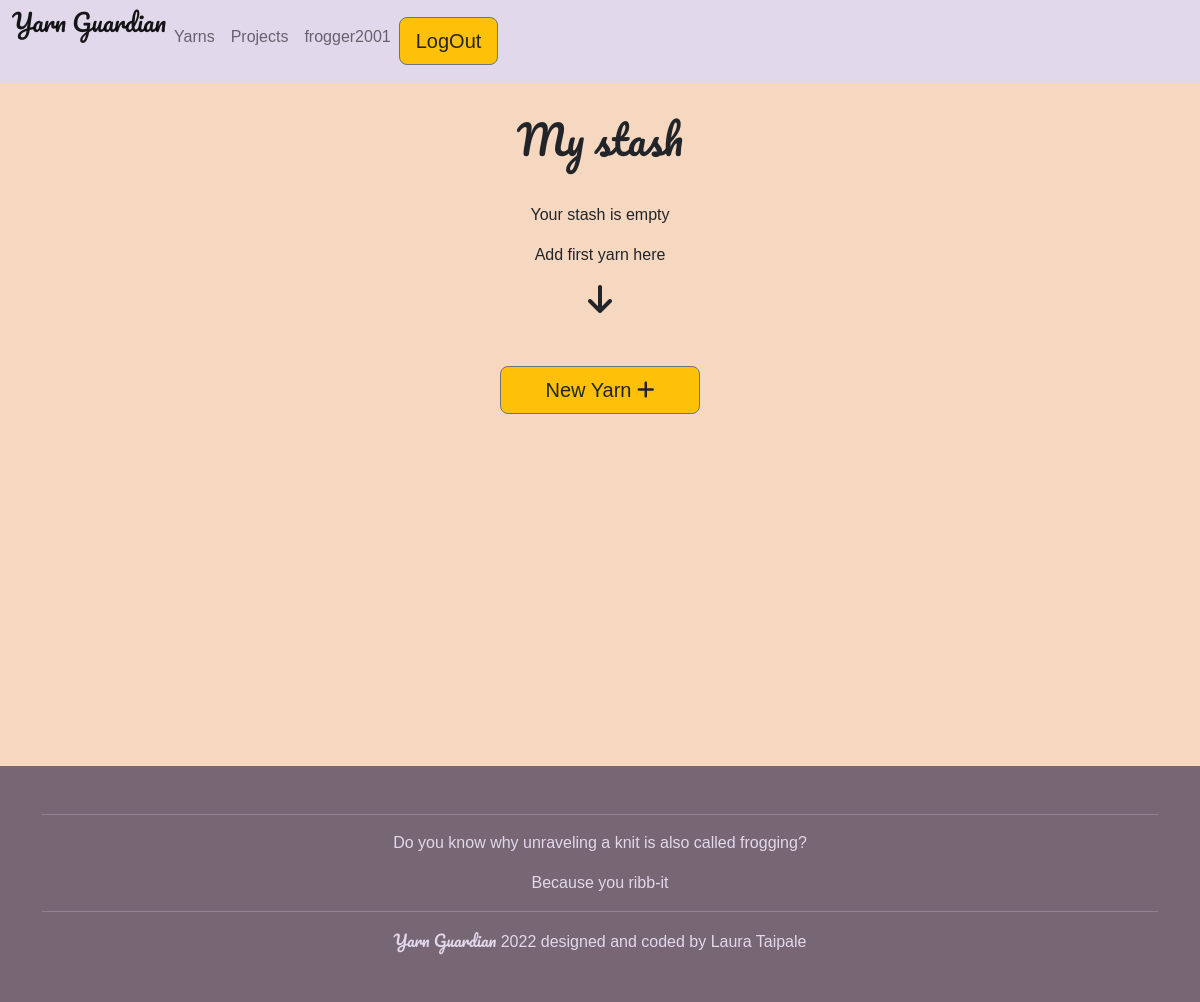
Before: /get_stash (signed in) with the older database file.
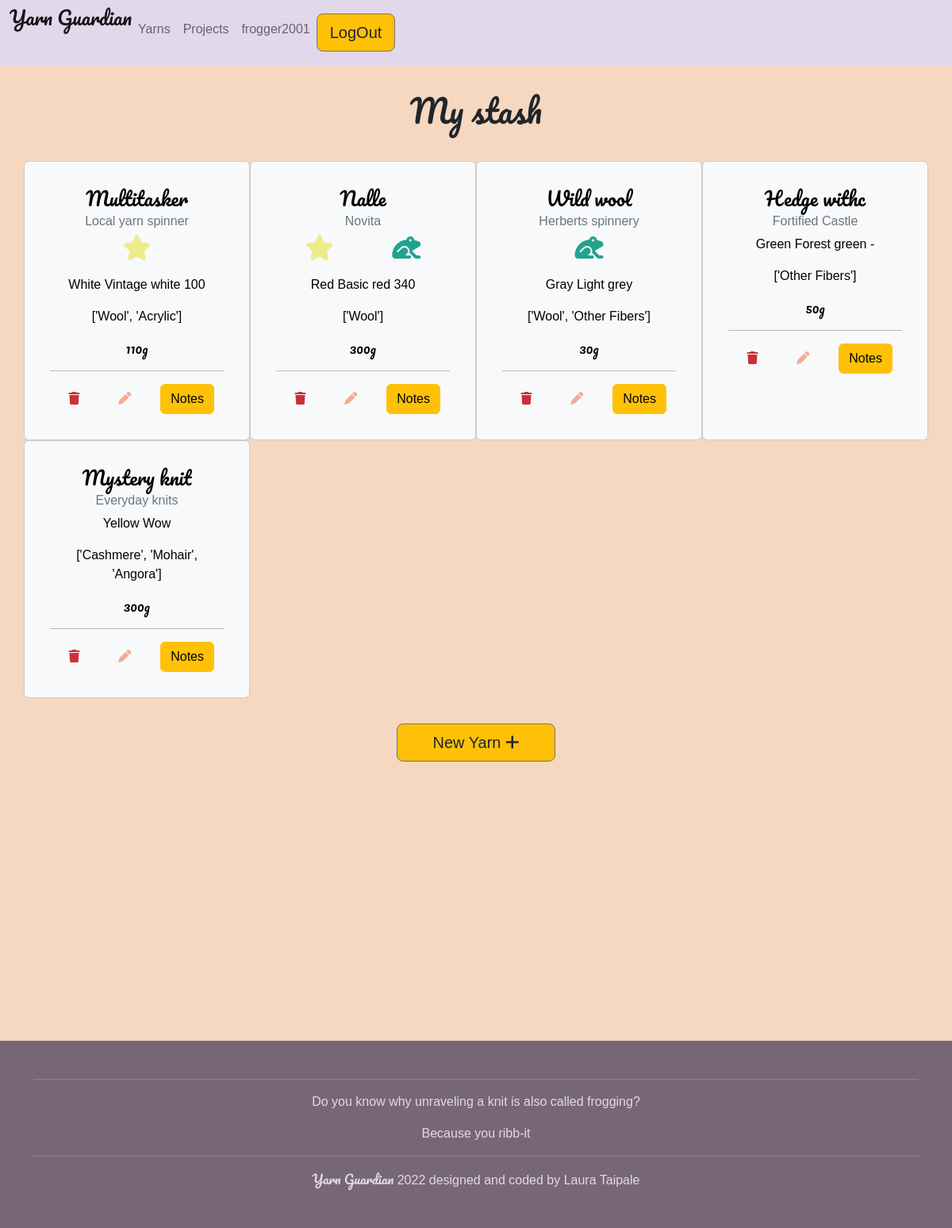
After: the same page with the newer database file.
### stash/models.py (models this page shows, shortened)
class Yarn(models.Model):
    name = models.CharField(max_length=50, null=True, blank=False,
                            verbose_name=u"Name of the Yarn")
    body = models.TextField(blank=True, verbose_name=u"Notes about the yarn")
    user = models.ForeignKey(User, on_delete=models.CASCADE, default='')
    producer = models.CharField(max_length=50, verbose_name=u"Producer's name")
    color_group = models.CharField(
        max_length=10, blank=True, default='')
    color_name = models.CharField(
        max_length=50, blank=True, default='',
        verbose_name=u"Color name")
    color_code = models.CharField(
        max_length=6, blank=True, default='',
        verbose_name=u"Producer's color code")
    amount = models.IntegerField(null=True, blank=True, default='',
                                 verbose_name=u"How much yarn you have? (g)")
    weight = models.CharField(max_length=11, blank=True, default='')
    material = models.CharField(max_length=100, null=True, blank=True)
    favorite = models.BooleanField(blank=True, default=False)
    frogged = models.BooleanField(blank=True, default=False)

### stash/views.py (the view)
# urls.py: path('get_stash', views.get_stash, name='get_stash'),
def get_stash(request):
    yarns = Yarn.objects.filter(user=request.user).order_by('-favorite')
    context = {
        'yarns': yarns
    }
    return render(request, 'stash/stash_board.html', context)

### templates/stash/stash_board.html (shortened to what this page needs)
{% extends "base.html" %}
{% block content %}
{% if user.is_authenticated %}
    <div id="my-stash" class="peach-bg">
        <h1 class="special-font text-center extra-fluff">My stash</h1>
        <div class="container">
            <div class="row">
            {% for yarn in yarns %}
                <div class="col-12 col-md-6 col-xl-3 card text-bg-light">
                    {% if yarn.amount == 0 %}
                    <div class="card-body text-bg-secondary">
                    {% else %}
                    <div class="card-body">
                    {% endif %}
                        <div class=" card-body container">
                            <div class="row text-center">
                                <div class="col-12">
                                    <h4 class="card-title special-font">{{ yarn.name }}</h4>
                                </div>
                                <div>
                                    <h6 class="card-subtitle mb-2 text-muted">{{ yarn.producer }}</h6>
                                </div>
                            </div>
                            <div class="row text-center">
                                {% if yarn.favorite == True %}
                                <div class="col">
                                    <p><i class="fa-solid fa-star star-color fa-2x"></i></p>
                                </div>
                                {% endif %}
                                {% if yarn.frogged == True %}
                                <div class="col">
                                    <p><i class="fa-solid fa-frog frog-color fa-2x"></i></p>
                                </div>
                                {% endif %}
                            </div>
                            <div class="row text-center">
                                <p class="card-text">{{ yarn.color_group }} {{ yarn.color_name }} {{ yarn.color_code }}</p>
                                <p class="card-text">{{ yarn.material }}</p>
                                {% if yarn.amount == None %}
                                <p class="card-text special-font"> -- g</p>
                                {% else %}
                                <p class="card-text special-font">{{ yarn.amount }}g</p>
                                {% endif %}
                                <hr>
                            </div>
                            <div class="row">
                                <div class="col btn">
                                    <a href="/delete_yarn/{{ yarn.id }}">
                                        <i class="fa-solid fa-trash trash-red"></i>
                                    </a>
                                </div>
                                <div class="col">
                                    <a class="btn" href="/edit_yarn/{{ yarn.id }}">
                                        <i class="fa-solid fa-pen note-red"></i>
                                    </a>
                                </div>
                                <div class="col">
                                    <button type="button" class="btn btn-warning"
                                    data-toggle="modal" data-target="#yarnModal" data-yarn-name="{{ yarn.name }}" data-yarn-body="{{ yarn.body }}">
                                        Notes
                                    </button>
                                </div>
                            </div>
                        </div>
                    </div>
                </div>
                {% empty %}
                <div class="container text-center">
                    <div class="row">
                        <div class="col">
                            <p>Your stash is empty</p>
                            <p>Add first yarn here</p>
                            <p><i class="fa-solid fa-arrow-down  fa-2x"></i></p>
                        </div>
                    </div>
                </div>
                {% endfor %}
                </div>
            </div>
            <div class="d-grid col-2 mx-auto extra-fluff">
                <a class="text-decoration-none text-dark btn btn-warning btn-outline-secondary btn-lg" href="/add_yarn">New Yarn <i class="fa-solid fa-plus"></i></a>
            </div>
        </div>
    </div>
{% else %}
    <p>Please login to start using Yarn Guardian!</p>
{% endif %}
{% endblock %}

### templates/base.html (shortened to what this page needs)
<!DOCTYPE html>
{% load static %}
<html lang="en">
<head>
    <link rel="stylesheet"
        href="https://cdn.jsdelivr.net/npm/bootstrap@5.2.2/dist/css/bootstrap.min.css">
    <link rel="stylesheet" href="{% static 'style.css' %}" type="text/css">
</head>
<body>
    {% if user.is_authenticated %}
    <div class=" container-fluid sticky-top" style="background-color: #E2D8EC;">
        <nav class="navbar navbar-expand-lg navbar-light">
            <div class="row">
                <div class="col-5">
                    <a class="navbar-brand special-font" href="{% url 'home' %}"><h4>Yarn Guardian</h4></a>
                </div>
            </div>
            <div class="row justify-content-between">
                <div class="col-5">
                    <div class="collapse navbar-collapse" id="navbarNavAltMarkup">
                        <div class="navbar-nav">
                            <a class="nav-item nav-link" aria-label="Yarn stash" href="{% url 'get_stash' %}">Yarns</a>
                            <a class="nav-item nav-link" aria-label="Project page" href="{% url 'get_projects' %}">Projects</a>
                            <a class="nav-item nav-link" aria-label="Your userpage" href="{% url 'user_page' %}">{{ user.username }}</a>
                            <a class="text-decoration-none text-dark btn btn-warning btn-outline-secondary btn-lg" aria-label="Log out from app" href="{% url 'account_logout' %}">LogOut</a>
                        </div>
                    </div>
                </div>
            </div>
        </nav>
    </div>
    {% endif %}
    <div>
    {% block content %}{% endblock content %}
    <footer>
        <div class="container mx-auto extra-fluff text-center">
            <div class="row">
                <div class="col">
                    <hr>
                    <p>Do you know why unraveling a knit is also called frogging?</p>
                    <p>Because you ribb-it</p>
                    <hr>
                    <p><span class="special-font">Yarn Guardian</span> 2022 designed and coded by Laura Taipale</p>
                </div>
            </div>
        </div>
    </footer>
</body>
</html>

### static/style.css (style rules this page uses)
body { font-family: 'Titillum Web', sans-serif; }
footer { background-color: #776674; color:#E2D8EC; }
#my-stash { padding-bottom: 20rem; }
.special-font { font-family: 'Pacifico', sans-serif; }
.extra-fluff { padding-top: 2rem; padding-bottom: 2rem; }
.peach-bg { background: #F6D7C0; }
.frog-color { color: #21A48F; }
.star-color { color: #EEEB8B; }
.note-red { color: #F3AC94; }
.trash-red { color: #CA3037; }

Changed rows visible on the page:
added Yarn: name "Multitasker", producer "Local yarn spinner", favorite True (drawn), color_group "White", color_name "Vintage white", color_code "100", material "['Wool', 'Acrylic']", amount "110"
added Yarn: name "Nalle", producer "Novita", favorite True (drawn), frogged True (drawn), color_group "Red", color_name "Basic red", color_code "340", material "['Wool']", amount "300"
added Yarn: name "Wild wool", producer "Herberts spinnery", frogged True (drawn), color_group "Gray", color_name "Light grey", material "['Wool', 'Other Fibers']", amount "30"
added Yarn: name "Hedge withc", producer "Fortified Castle", color_group "Green", color_name "Forest green", color_code "-", material "['Other Fibers']", amount "50"
added Yarn: name "Mystery knit", producer "Everyday knits", color_group "Yellow", color_name "Wow", material "['Cashmere', 'Mohair', 'Angora']", amount "300"
Other visible differences:
text no longer shown: "Your stash is empty Add first yarn here"
